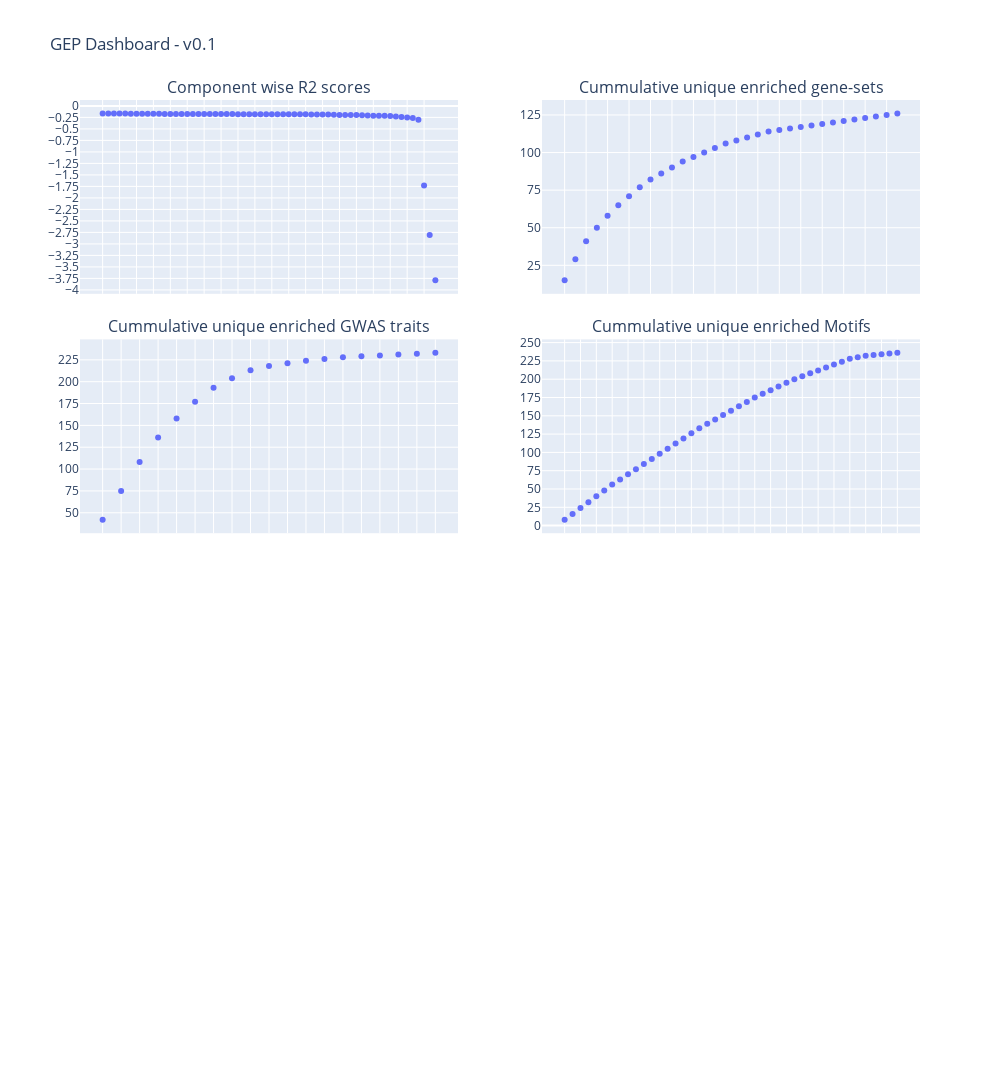

Write notebook code for a chart like this one.
### Code cell
# Assemble dashboard

fig = make_subplots(
    rows=4, cols=4,
    specs=[
           [{"rowspan": 1, "colspan":2}, None, {"rowspan": 1, "colspan":2}, None],
           [{"rowspan": 1, "colspan":2}, None, {"rowspan": 1, "colspan":2}, None],
           [{"rowspan": 1, "colspan":4}, None, None, None],
           [None, None, None, None]
          ],
    print_grid=True,
    subplot_titles=('Component wise R2 scores', 'Cummulative unique enriched gene-sets',
                     'Cummulative unique enriched GWAS traits', 'Cummulative unique enriched Motifs'),
    vertical_spacing = 0.05, horizontal_spacing = 0.1)

# Explained variance ratios
explained_ratios = explained_ratios.sort_values(explained_ratios.columns[0], ascending=False)
plot_1 = px.scatter(x=explained_ratios.index.values, y=explained_ratios.values[:,0])
plot_1.update_layout(xaxis_title='Components', yaxis_title='R2 score')
fig.add_trace(plot_1['data'][0], row=1, col=1)
fig.update_xaxes(showticklabels=False, row=1, col=1)
fig.update_yaxes(tickvals=np.arange(-5, 5, 0.25), ticksuffix = "  ", row=1, col=1)

# Plot unique GSEA Terms per program
gsea_unique_df = count_unique('program_name', 'Term', gsea_df.loc[gsea_df['FDR q-val']<=0.05])
plot_2 = px.scatter(data_frame=gsea_unique_df,
                    x='program_name', 
                    y='Term')
fig.add_trace(plot_2['data'][0], row=1, col=3)
fig.update_xaxes(showticklabels=False, row=1, col=3)
fig.update_yaxes(tickvals=np.arange(0,300, 25), ticksuffix = "  ", row=1, col=3)

# Plot unique GWAS Terms per program
gwas_unique_df = count_unique('program_name', 'Term', gwas_df.loc[gwas_df['Adjusted P-value']<=0.05])
plot_3 = px.scatter(data_frame=gwas_unique_df,
                    x='program_name', 
                    y='Term')
fig.add_trace(plot_3['data'][0], row=2, col=1)
fig.update_xaxes(showticklabels=False, row=2, col=1)
fig.update_yaxes(tickvals=np.arange(0,300, 25),ticksuffix = "  ", row=2, col=1)

# Plot unique Motif Terms per program
motif_enrichment_df['fdr'] = stats.false_discovery_control(motif_enrichment_df.pval.astype(float))
motif_unique_df = count_unique('index', 'motif', motif_enrichment_df.loc[motif_enrichment_df['fdr']<=0.05])
plot_4 = px.scatter(data_frame=motif_unique_df,
                    x='index', 
                    y='motif')
fig.add_trace(plot_4['data'][0], row=2, col=3)
fig.update_xaxes(showticklabels=False, row=2, col=3)
fig.update_yaxes(tickvals=np.arange(0,300, 25), ticksuffix = "  ", row=2, col=3)

# Plot loadings
loadings = pd.DataFrame(mdata['cNMF'].varm['loadings'], 
                        index=mdata['cNMF'].var_names,
                        columns=mdata['cNMF'].uns['var_names']).T    
title = "Loadings per component"


fig.update_layout(height=1415, width=1000, title_text="GEP Dashboard - v0.1")
fig.show()

### Figure 1 — Plotly figure (JSON) as saved in the notebook; plotly's stock layout.template omitted (floating-point values rounded to 4 significant figures)
{"data": [{"hovertemplate": "x=%{x}<br>y=%{y}<extra></extra>", "legendgroup": "", "marker": {"color": "#636efa", "symbol": "circle"}, "mode": "markers", "name": "", "orientation": "v", "showlegend": false, "type": "scatter", "x": ["7", "52", "60", "57", "41", "26", "58", "49", "59", "9", "48", "55", "36", "4", "23", "53", "35", "30", "19", "44", "56", "22", "43", "51", "27", "29", "28", "34", "50", "1", "47", "37", "46", "31", "54", "45", "25", "15", "32", "42", "40", "13", "12", "2", "8", "18", "17", "5", "3", "39", "38", "33", "20", "24", "14", "11", "16", "6", "21", "10"], "xaxis": "x", "y": [-0.1638, -0.1646, -0.1649, -0.1658, -0.1676, -0.1686, -0.169, -0.1695, -0.1696, -0.1712, -0.1732, -0.1733, -0.1737, -0.1738, -0.1752, -0.1754, -0.1757, -0.1759, -0.1765, -0.1767, -0.1769, -0.1775, -0.1778, -0.1782, -0.1788, -0.1789, -0.1792, -0.1794, -0.18, -0.1802, -0.1805, -0.1807, -0.1809, -0.1821, -0.1828, -0.1834, -0.1838, -0.1849, -0.1858, -0.1867, -0.1888, -0.1939, -0.1956, -0.1964, -0.1974, -0.1996, -0.2018, -0.2087, -0.2114, -0.2125, -0.2146, -0.2213, -0.2324, -0.2391, -0.2544, -0.2637, -0.2986, -1.728, -2.806, -3.793], "yaxis": "y"}, {"hovertemplate": "program_name=%{x}<br>Term=%{y}<extra></extra>", "legendgroup": "", "marker": {"color": "#636efa", "symbol": "circle"}, "mode": "markers", "name": "", "orientation": "v", "showlegend": false, "type": "scatter", "x": ["4", "54", "57", "49", "60", "2", "42", "22", "3", "7", "59", "55", "53", "46", "1", "43", "38", "6", "51", "37", "5", "50", "39", "12", "33", "31", "25", "58", "19", "45", "15", "41"], "xaxis": "x2", "y": [15, 29, 41, 50, 58, 65, 71, 77, 82, 86, 90, 94, 97, 100, 103, 106, 108, 110, 112, 114, 115, 116, 117, 118, 119, 120, 121, 122, 123, 124, 125, 126], "yaxis": "y2"}, {"hovertemplate": "program_name=%{x}<br>Term=%{y}<extra></extra>", "legendgroup": "", "marker": {"color": "#636efa", "symbol": "circle"}, "mode": "markers", "name": "", "orientation": "v", "showlegend": false, "type": "scatter", "x": ["18", "29", "35", "47", "8", "36", "2", "50", "27", "3", "9", "28", "31", "24", "42", "37", "25", "51", "12"], "xaxis": "x3", "y": [42, 75, 108, 136, 158, 177, 193, 204, 213, 218, 221, 224, 226, 228, 229, 230, 231, 232, 233], "yaxis": "y3"}, {"hovertemplate": "index=%{x}<br>motif=%{y}<extra></extra>", "legendgroup": "", "marker": {"color": "#636efa", "symbol": "circle"}, "mode": "markers", "name": "", "orientation": "v", "showlegend": false, "type": "scatter", "x": ["41", "15", "48", "25", "27", "58", "52", "7", "50", "55", "4", "37", "59", "31", "28", "2", "23", "22", "29", "8", "43", "44", "47", "35", "19", "38", "45", "46", "49", "54", "57", "60", "1", "42", "39", "33", "9", "34", "3", "53", "51", "13", "36"], "xaxis": "x4", "y": [8, 16, 24, 32, 40, 48, 56, 63, 70, 77, 84, 91, 98, 105, 112, 119, 126, 133, 139, 145, 151, 157, 163, 169, 175, 180, 185, 190, 195, 200, 204, 208, 212, 216, 220, 224, 228, 230, 232, 233, 234, 235, 236], "yaxis": "y4"}], "layout": {"annotations": [{"font": {"size": 16}, "showarrow": false, "text": "Component wise R2 scores", "x": 0.225, "xanchor": "center", "xref": "paper", "y": 1, "yanchor": "bottom", "yref": "paper"}, {"font": {"size": 16}, "showarrow": false, "text": "Cummulative unique enriched gene-sets", "x": 0.775, "xanchor": "center", "xref": "paper", "y": 1, "yanchor": "bottom", "yref": "paper"}, {"font": {"size": 16}, "showarrow": false, "text": "Cummulative unique enriched GWAS traits", "x": 0.225, "xanchor": "center", "xref": "paper", "y": 0.7375, "yanchor": "bottom", "yref": "paper"}, {"font": {"size": 16}, "showarrow": false, "text": "Cummulative unique enriched Motifs", "x": 0.775, "xanchor": "center", "xref": "paper", "y": 0.7375, "yanchor": "bottom", "yref": "paper"}], "height": 1415, "title": {"text": "GEP Dashboard - v0.1"}, "width": 1000, "xaxis": {"anchor": "y", "domain": [0, 0.45], "showticklabels": false}, "xaxis2": {"anchor": "y2", "domain": [0.55, 1], "showticklabels": false}, "xaxis3": {"anchor": "y3", "domain": [0, 0.45], "showticklabels": false}, "xaxis4": {"anchor": "y4", "domain": [0.55, 1], "showticklabels": false}, "xaxis5": {"anchor": "y5", "domain": [0, 1]}, "yaxis": {"anchor": "x", "domain": [0.7875, 1], "ticksuffix": "  ", "tickvals": [-5, -4.75, -4.5, -4.25, -4, -3.75, -3.5, -3.25, -3, -2.75, -2.5, -2.25, -2, -1.75, -1.5, -1.25, -1, -0.75, -0.5, -0.25, 0, 0.25, 0.5, 0.75, 1, 1.25, 1.5, 1.75, 2, 2.25, 2.5, 2.75, 3, 3.25, 3.5, 3.75, 4, 4.25, 4.5, 4.75]}, "yaxis2": {"anchor": "x2", "domain": [0.7875, 1], "ticksuffix": "  ", "tickvals": [0, 25, 50, 75, 100, 125, 150, 175, 200, 225, 250, 275]}, "yaxis3": {"anchor": "x3", "domain": [0.525, 0.7375], "ticksuffix": "  ", "tickvals": [0, 25, 50, 75, 100, 125, 150, 175, 200, 225, 250, 275]}, "yaxis4": {"anchor": "x4", "domain": [0.525, 0.7375], "ticksuffix": "  ", "tickvals": [0, 25, 50, 75, 100, 125, 150, 175, 200, 225, 250, 275]}, "yaxis5": {"anchor": "x5", "domain": [0.2625, 0.475]}}}
